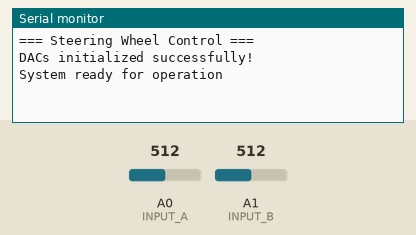
Bench run of a sketch on a simulated Arduino Nano, built with avr-gcc and run on an emulated ATmega328P. On the bench: the last lines printed to the serial monitor. Inputs (shaded band) come from the test bench; at power-on: A0 (INPUT_A) = 512, A1 (INPUT_B) = 512.

Above: at 1.2 s.
1.3 s: A0 (INPUT_A) set to 316
2.8 s: A0 (INPUT_A) set to 284
At 2.97 s:
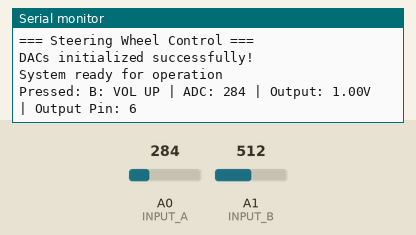
4.8 s: A1 (INPUT_B) set to 310
At 4.97 s:
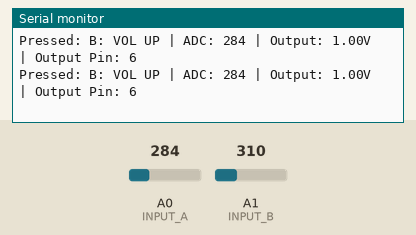
6.3 s: A1 (INPUT_B) set to 285
At 6.38 s:
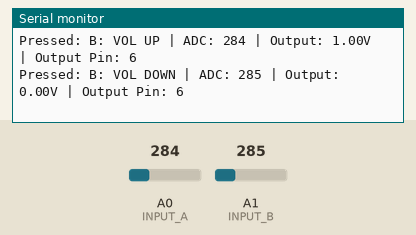
8.0 s: A0 (INPUT_A) set to 217
At 8.02 s:
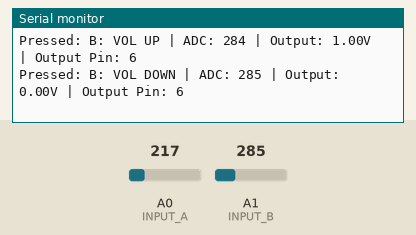
11.0 s: A0 (INPUT_A) set to 186
At 11.04 s:
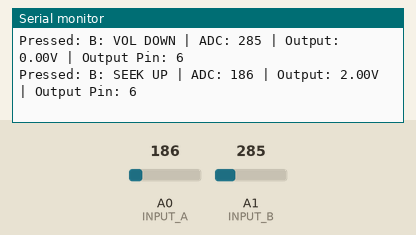

Measured:
- the behaviour switches between 301 and 300 on A0 (INPUT_A) (found by bisection; images 0 and 1)
- the behaviour switches between 301 and 300 on A1 (INPUT_B) (found by bisection; images 2 and 3)
- the behaviour switches between 201 and 200 on A0 (INPUT_A) (found by bisection; images 4 and 5)
- after the input at 2.8 s, the serial monitor: prints a new line at once (image 1)
- after the input at 6.3 s, the serial monitor: prints a new line after 0.07 s (image 3)
- after the input at 11.0 s, the serial monitor: prints a new line at once (image 5)

The sketch:

sketch_nissan_connect.ino
```cpp
#include <Wire.h>
#include <Adafruit_MCP4725.h>

// Создаем объекты для двух ЦАПов с разными адресами
Adafruit_MCP4725 dacA; // Адрес 0x60 (A0 подключен к GND - DEFAULT)
Adafruit_MCP4725 dacB; // Адрес 0x61 (A0 подключен к VCC)

// Пины для подключения аналоговых входов с руля
#define INPUT_A A0
#define INPUT_B A1

// ЦАП константы для выходов на магнитолу
const int outputPin_A = 5; // dacA - для канала A
const int outputPin_B = 6; // dacB - для канала B

// Напряжение питания ЦАП (для Nano обычно 5V)
const float DAC_VREF = 5.0;
const int DAC_MAX = 4095; // 12 бит

// Напряжение питания кнопок (3.47V)
const float TARGET_VOLTAGE = 3.47;

// Параметры обработки
const int DEADZONE = 30;
const int DEBOUNCE_DELAY = 100;
const int READ_DELAY = 90;

// Режим калибровки
bool calibrationMode = false; // true для калибровки, false для работы

struct Button {
  int adcMin;
  int adcMax;
  float emulateVoltage;
  int outputPin;
  const char* name;
  unsigned long lastPressTime;
};

// Кнопки с нужными выходами на каналы магнитолы
Button buttonsChannelA[] = {
  {0,   90,  2.28, outputPin_A,  "A: PHONE", 0},
  {91, 200,  2.00, outputPin_B,  "B: SEEK UP", 0},
  {201, 300,  1.00, outputPin_B,  "B: VOL UP", 0}
};
Button buttonsChannelB[] = {
  {0,   90,  0.00, outputPin_A,   "A: SOURCE", 0},
  {91, 200,  1.00, outputPin_A,  "A: SEEK DOWN", 0},
  {201, 300,  0.00, outputPin_B,  "B: VOL DOWN", 0}
};

const int numButtonsA = sizeof(buttonsChannelA) / sizeof(Button);
const int numButtonsB = sizeof(buttonsChannelB) / sizeof(Button);

void setup() {
  Serial.begin(9600);
  Serial.println("=== Steering Wheel Control ===");

  // Инициализация I2C
  Wire.begin();

  // Инициализация DAC для канала A (адрес 0x60)
  if (!dacA.begin(0x60)) {
    Serial.println("DAC A (0x60) not found!");
    while (1); // Стоп при ошибке
  }

  // Инициализация DAC для канала B (адрес 0x61)
  if (!dacB.begin(0x61)) {
    Serial.println("DAC B (0x61) not found!");
    while (1); // Стоп при ошибке
  }

  Serial.println("DACs initialized successfully!");

  // Изначально подаем на оба канала напряжение "кнопка не нажата"
  setVoltage(outputPin_A, TARGET_VOLTAGE, true);
  setVoltage(outputPin_B, TARGET_VOLTAGE, true);

  if (calibrationMode) {
    Serial.println("--- CALIBRATION MODE ---");
    Serial.println("Press buttons and note ADC values");
    Serial.println("A0 (Pin A) | A1 (Pin B)");
    Serial.println("-----------------------");
  } else {
    Serial.println("System ready for operation");
  }
}

void loop() {
  if (calibrationMode) {
    runCalibration();
  } else {
    runNormalOperation();
  }
}

void runCalibration() {
  int rawA = analogRead(INPUT_A);
  int rawB = analogRead(INPUT_B);

  // Преобразование ADC в напряжение
  float voltageA = (rawA * TARGET_VOLTAGE) / 1023.0;
  float voltageB = (rawB * TARGET_VOLTAGE) / 1023.0;

  Serial.print("A0: ");
  Serial.print(rawA);
  Serial.print(" (");
  Serial.print(voltageA, 2);
  Serial.print("V) | A1: ");
  Serial.print(rawB);
  Serial.print(" (");
  Serial.print(voltageB, 2);
  Serial.println("V)");

  delay(500);
}

void runNormalOperation() {
  // считываем напряжение с кнопок
  int rawA = analogRead(INPUT_A);
  int rawB = analogRead(INPUT_B);
  // обрабатываем нажатия
  int pressPinA = processChannel(rawA, buttonsChannelA, numButtonsA);
  int pressPinB = processChannel(rawB, buttonsChannelB, numButtonsB);

  delay(READ_DELAY);

  // сбрасываем напряжение на нужный канал через DAC
  if(pressPinA > 0)
  {
    setVoltage(pressPinA, TARGET_VOLTAGE, true);
  }
  if(pressPinB > 0)
  {
    setVoltage(pressPinB, TARGET_VOLTAGE, true);
  }
}

int processChannel(int adcValue, Button buttons[], int numButtons) {
  int newValue = TARGET_VOLTAGE;
  int outputPin = 0;

  for (int i = 0; i < numButtons; i++) {
    if (adcValue >= buttons[i].adcMin && adcValue <= buttons[i].adcMax) {
      if (millis() - buttons[i].lastPressTime > DEBOUNCE_DELAY) {
        buttons[i].lastPressTime = millis();

        newValue = buttons[i].emulateVoltage;
        outputPin = buttons[i].outputPin;

        Serial.print("Pressed: ");
        Serial.print(buttons[i].name);
        Serial.print(" | ADC: ");
        Serial.print(adcValue);
        Serial.print(" | Output: ");
        Serial.print(buttons[i].emulateVoltage);
        Serial.print("V");
        Serial.print(" | Output Pin: ");
        Serial.println(outputPin);
      }
      break;
    }
  }
  // Установим нужный вольтаж на необходимый канал магнитолы Nissan Connect 2
  if(outputPin == outputPin_A || outputPin == outputPin_B)
  {
    setVoltage(outputPin, newValue, false);
  }
  return outputPin;
}

// Функция для установки напряжения на указанном пине с помощью DAC MCP4725
void setVoltage(int pin, float voltage, bool saveVol) {
  int value = (voltage / DAC_VREF) * DAC_MAX;
  // Рассчитанное значение для напряжения покоя
  int targetValue = constrain(value, 0, DAC_MAX);

  if(pin == outputPin_A) {
    dacA.setVoltage(targetValue, saveVol);
  }
  if(pin == outputPin_B) {
    dacB.setVoltage(targetValue, saveVol);
  }

  // Блок для отладки через Serial Monitor
  if (calibrationMode) {
    Serial.print("Setting pin ");
    Serial.print(pin);
    Serial.print(" to ");
    Serial.print(voltage);
    Serial.print(" v (DAC = ");
    Serial.print(targetValue);
    Serial.println(")");
  }
}
```
